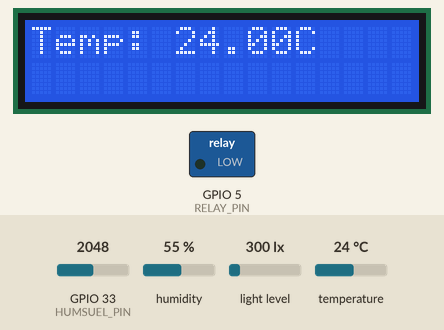
Simulated run of this sketch. Board: ESP32. Shown: 16×2 character LCD, switched loads named in the sketch (green lamp = pin HIGH). The inputs (shaded band) are chosen by the test bench; at power-on: humidity 55 %, GPIO 33 (HUMSUEL_PIN) = 2048, light level 300 lx, temperature 24 °C. Pins used as bus, display or sensor lines are not drawn; what the sketch prints to the serial monitor is not drawn.

Above: at 5.2 s.
5.3 s: humidity set to 22 %
At 14.6 s:
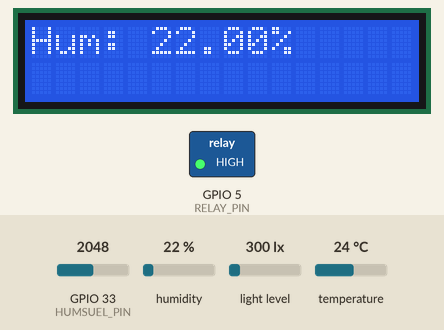
15.6 s: GPIO 33 (HUMSUEL_PIN) set to 881
At 17.5 s:
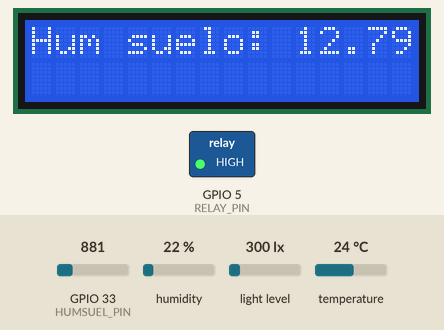
23.6 s: GPIO 33 (HUMSUEL_PIN) set to 773
At 27.4 s:
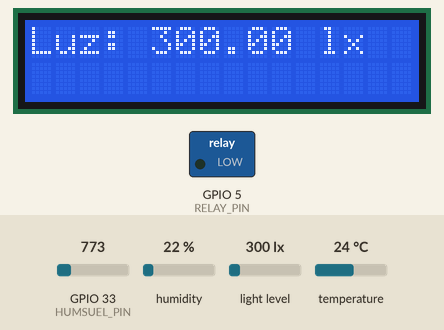
37.6 s: light level set to 40 lx
At 43.2 s:
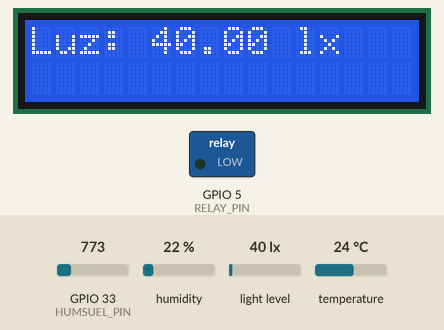
45.6 s: temperature set to 12 °C
At 53.4 s:
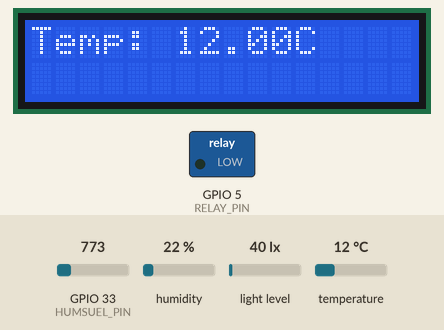
55.6 s: light level set to 500 lx
At 59.1 s:
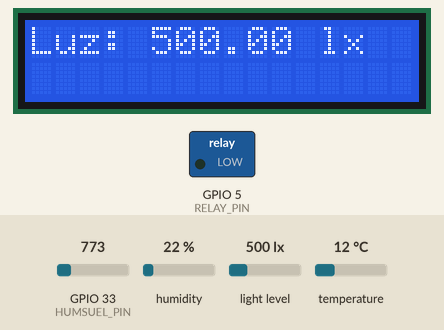
Timing chart, 0 to 60.6 s (numbered marks = the images above; inputs shaded):
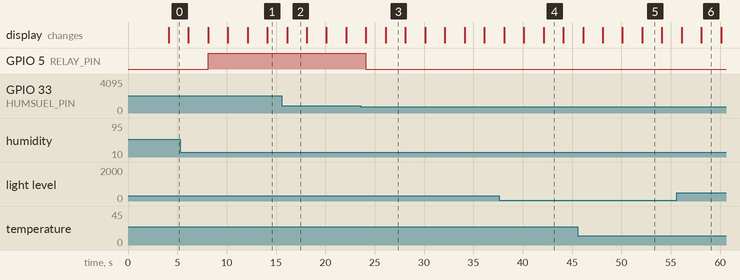

The sketch:

SensoresV3.ino
```cpp
#include <Wire.h>
#include <LiquidCrystal_I2C.h>
#include <BH1750.h>
#include "DHT.h"

// Definición de pines y variables
#define DHTPIN 4       // Pin donde está conectado el DHT22
#define DHTTYPE DHT22  // Definir tipo de sensor DHT
#define HUMSUEL_PIN 33 // Pin para la humedad del suelo
#define RELAY_PIN 5   // Pin para el relé
#define N4_PIN 15      // Pin GPIO del ESP32 para N4
#define M3_PIN 2       // Pin GPIO del ESP32 para M3

// Configuración del I2C
#define I2C_SDA_PIN 21 // Pin I2C para SDA
#define I2C_SCL_PIN 22 // Pin I2C para SCL

DHT dht(DHTPIN, DHTTYPE);
LiquidCrystal_I2C lcd(0x27, 16, 2); // Dirección del LCD I2C
BH1750 lightMeter;

float humedadSuavizada = 0.0;
float factorSuavizado = 0.1; // Entre 0 (cambio lento) y 1 (cambio rápido)
unsigned long tiempoAnterior = 0;
const long intervalo = 2000; // Intervalo de 2000 ms
int pantallaActual = 0;

const int freq = 25000;       // Frecuencia deseada (25 kHz)
const int pulseWidth = 20;    // Ancho del pulso en microsegundos (simulando 50% del ciclo de trabajo)
const int period = 1000000 / freq; // Periodo total en microsegundos (40 µs)

void setup() {
  Serial.begin(115200);

  // Inicializar I2C
  Wire.begin(I2C_SDA_PIN, I2C_SCL_PIN);

  // Inicializar el BH1750
  if (lightMeter.begin()) {
    Serial.println(F("BH1750 iniciado correctamente."));
  } else {
    Serial.println(F("Error al iniciar BH1750. Verifica las conexiones."));
  }

  // Inicializar el LCD
  lcd.init();
  lcd.backlight();

  // Mostrar mensaje de bienvenida en el LCD
  lcd.setCursor(0, 0);
  lcd.print("Bienvenido!");
  lcd.setCursor(0, 1);
  lcd.print("Inicializando...");
  delay(2000); // Mostrar mensaje durante 2 segundos

  // Inicializar el DHT22
  dht.begin();

  // Inicializar el monitor serie
  delay(2000);  // Tiempo para la inicialización

  pinMode(HUMSUEL_PIN, INPUT);
  pinMode(RELAY_PIN, OUTPUT);

  // Configurar los pines como salidas para N4 y M3
  pinMode(N4_PIN, OUTPUT);
  pinMode(M3_PIN, OUTPUT);
}

void loop() {
  // Obtener el tiempo actual
  unsigned long tiempoActual = millis();

  // Verifica si ha pasado el intervalo deseado
  if (tiempoActual - tiempoAnterior >= intervalo) {
    // Actualiza el tiempo anterior
    tiempoAnterior = tiempoActual;

    // Alterna entre mostrar temperatura, humedad, humedad del suelo y luminosidad
    if (pantallaActual == 0) {
      // Leer y mostrar temperatura
      float temp = dht.readTemperature();
      if (!isnan(temp)) {
        lcd.clear();
        lcd.setCursor(0, 0);
        lcd.print("Temp: ");
        lcd.print(temp);
        lcd.print("C  ");

        Serial.print("Temperatura: ");
        Serial.print(temp);
        Serial.println(" *C");
      }
      pantallaActual = 1;
    } else if (pantallaActual == 1) {
      // Leer y mostrar humedad del aire
      float humidity = dht.readHumidity();
      if (!isnan(humidity)) {
        lcd.clear();
        lcd.setCursor(0, 0);
        lcd.print("Hum: ");
        lcd.print(humidity);
        lcd.print("%  ");

        Serial.print("Humedad: ");
        Serial.print(humidity);
        Serial.println(" %");
      }
      pantallaActual = 2;
    } else if (pantallaActual == 2) {
      // Leer y mostrar humedad del suelo
      int valHumsuelo = map(analogRead(HUMSUEL_PIN), 4092, 0, 0, 100);
      valHumsuelo = valHumsuelo * (100.0 / 95);
      if (valHumsuelo > 100) {
        valHumsuelo = 100;
      }
      humedadSuavizada = (factorSuavizado * valHumsuelo) + ((1 - factorSuavizado) * humedadSuavizada);

      lcd.clear();
      lcd.setCursor(0, 0);
      lcd.print("Hum suelo: ");
      lcd.print(humedadSuavizada);
      lcd.print("%  ");

      Serial.print("Humedad del suelo: ");
      Serial.print(humedadSuavizada);
      Serial.println(" %");

      // Activar el relé si la humedad del suelo es menor o igual al 20%
      if (humedadSuavizada <= 20) {
        digitalWrite(RELAY_PIN, HIGH); // Activa el relé
        Serial.println("Relé activado.");
      } else {
        digitalWrite(RELAY_PIN, LOW); // Desactiva el relé
        Serial.println("Relé desactivado.");
      }

      pantallaActual = 3; // Mostrar luminosidad después de la humedad del suelo
    } else if (pantallaActual == 3) {
      // Leer y mostrar luminosidad
      float lux = lightMeter.readLightLevel();
      lcd.clear();
      lcd.setCursor(0, 0);
      lcd.print("Luz: ");
      lcd.print(lux);
      lcd.print(" lx");

      Serial.print("Luz: ");
      Serial.print(lux);
      Serial.println(" lx");

      pantallaActual = 0; // Reiniciar el ciclo de pantallas
    }
  }

  // Simular la señal PWM para N4 y M3 en cada ciclo del loop
  digitalWrite(N4_PIN, HIGH);
  delayMicroseconds(pulseWidth);    // Tiempo alto del pulso
  digitalWrite(N4_PIN, LOW);
  delayMicroseconds(period - pulseWidth); // Tiempo bajo del pulso

  digitalWrite(M3_PIN, HIGH);
  delayMicroseconds(pulseWidth);    // Tiempo alto del pulso
  digitalWrite(M3_PIN, LOW);
  delayMicroseconds(period - pulseWidth); // Tiempo bajo del pulso
}
```

Measured:
- the behaviour switches between 819 and 818 on GPIO 33 (HUMSUEL_PIN) (found by bisection; images 2 and 3)
- after the input at 23.6 s, GPIO 5 (RELAY_PIN): HIGH → LOW after 0.51 s instead of 8.5 s
- what the display in image 2 shows lasts 2.0 s, from 16.1 s to 18.1 s
